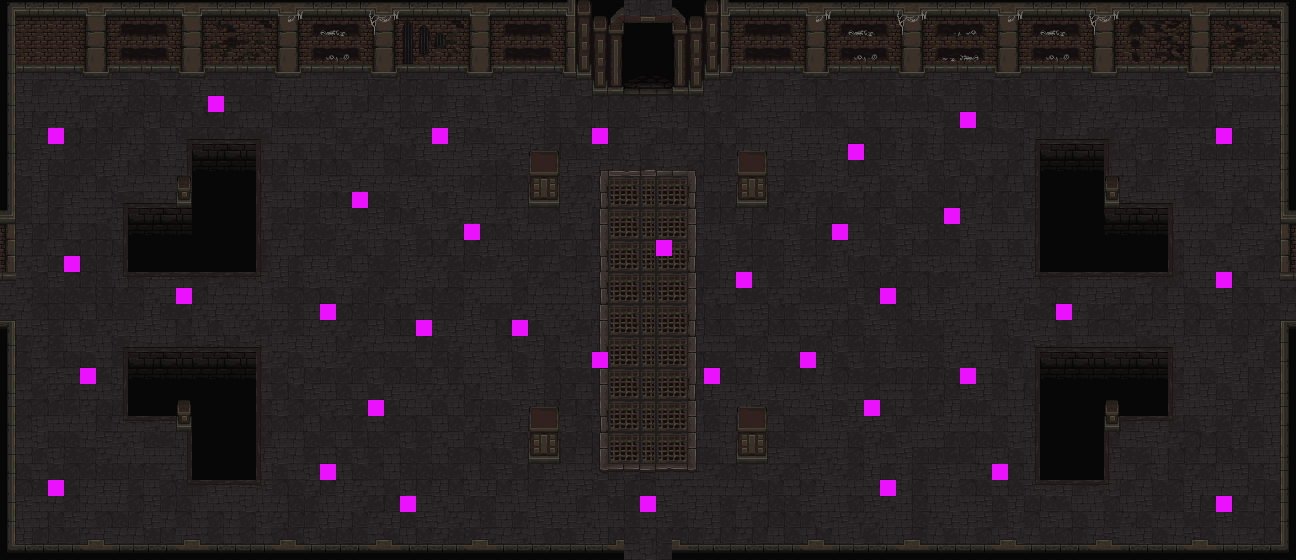

A level layout from a 2D game, rendered from its tile map. Below: a short description, then the map file with tile-grid data replaced by summaries:
An orthogonal 81x35 tile map with 16x16 px tiles, 4 tile layers (Terra, Terra2, Parets, Enemics), 2 hidden layers not drawn, 2 tilesets.

<map version="1.5" tiledversion="1.7.2" orientation="orthogonal" renderorder="right-down" width="81" height="35" tilewidth="16" tileheight="16" infinite="0" nextlayerid="9" nextobjectid="1">
 <tileset firstgid="1" name="Floor1_TileSet" tilewidth="16" tileheight="16" tilecount="2560" columns="64">
  <image source="../Sprites/Maps/RF_Catacombs_v1.0/mainlevbuild.png" width="1024" height="640" />
 </tileset>
 <tileset firstgid="2561" name="Colisions" tilewidth="16" tileheight="16" tilecount="2" columns="2">
  <image source="../Sprites/Maps/Colisions.png" width="32" height="16" />
 </tileset>
 <layer id="2" name="Terra" width="81" height="35">
  <data>[2835 cells, 2835 non-empty, 30 distinct tile ids]</data>
 </layer>
 <layer id="7" name="Terra2" width="81" height="35">
  <data>[2835 cells, 188 non-empty, 31 distinct tile ids]</data>
 </layer>
 <layer id="1" name="Parets" width="81" height="35">
  <data>[2835 cells, 760 non-empty, 238 distinct tile ids]</data>
 </layer>
 <layer id="5" name="Porta" width="81" height="35" visible="0">
  <data>[2835 cells, 8 non-empty, 8 distinct tile ids]</data>
 </layer>
 <layer id="3" name="Colisions" width="81" height="35" visible="0" opacity="0.54">
  <data>[2835 cells, 354 non-empty, 2 distinct tile ids]</data>
 </layer>
 <layer id="8" name="Enemics" width="81" height="35">
  <data>[2835 cells, 35 non-empty, 1 distinct tile ids]</data>
 </layer>
</map>
